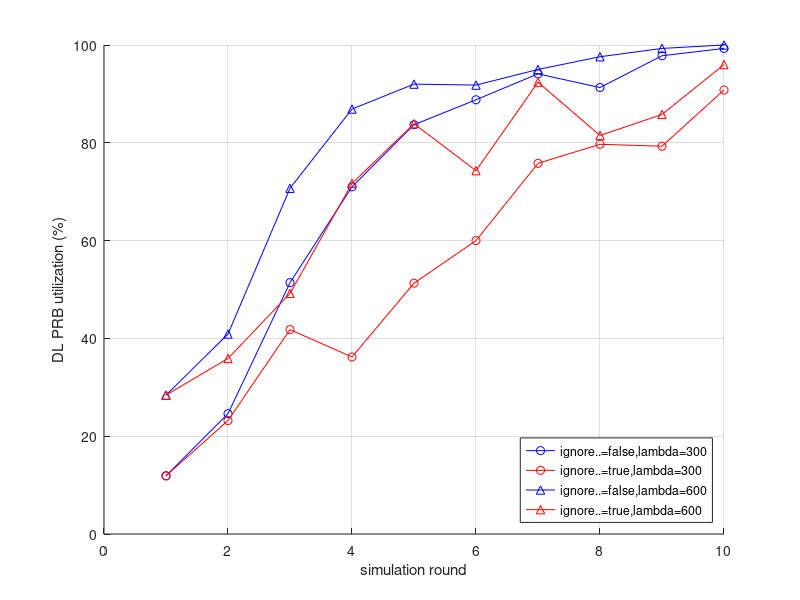

The MATLAB script that drew this image:
close all;
dl_enable_nw_characteristics = [...
0.119	0.104	0.211	0.284
0.246	0.217	0.383	0.409
0.514	0.432	0.687	0.707
0.71	0.566	0.747	0.869
0.837	0.711	0.869	0.92
0.888	0.905	0.962	0.918
0.941	0.883	0.971	0.95
0.913	0.949	0.989	0.976
0.978	0.951	0.98	0.993
0.993	0.938	0.977	1  
];

dl_disable_nw_characteristics = [...
0.119	0.104	0.211	0.284
0.232	0.24	0.362	0.359
0.418	0.445	0.483	0.492
0.362	0.412	0.64	0.717
0.513	0.613	0.778	0.839
0.6	0.608	0.619	0.743
0.758	0.829	0.903	0.924
0.797	0.806	0.816	0.815
0.793	0.823	0.841	0.858
0.908	0.926	0.947	0.96
];

figure(1);
hold on;
sim_round = 1: 10;
lambda_e_lst = 300 : 100 : 600;
Markers = {'o', 's', 'v', '^'};
for i = [1  4]
    lambda_e = lambda_e_lst(i);
    plot(dl_enable_nw_characteristics(:, i) * 100, 'Marker', Markers{i}, 'Color', 'blue', ...
        'DisplayName', sprintf('ignore..=false,lambda=%d', lambda_e));
    plot(dl_disable_nw_characteristics(:, i) * 100, 'Marker', Markers{i}, 'Color', 'red', ...
        'DisplayName', sprintf('ignore..=true,lambda=%d', lambda_e));    
end
grid;
legend('Location', 'southeast');
xlabel('simulation round');
ylabel('DL PRB utilization (%)');
hold off;